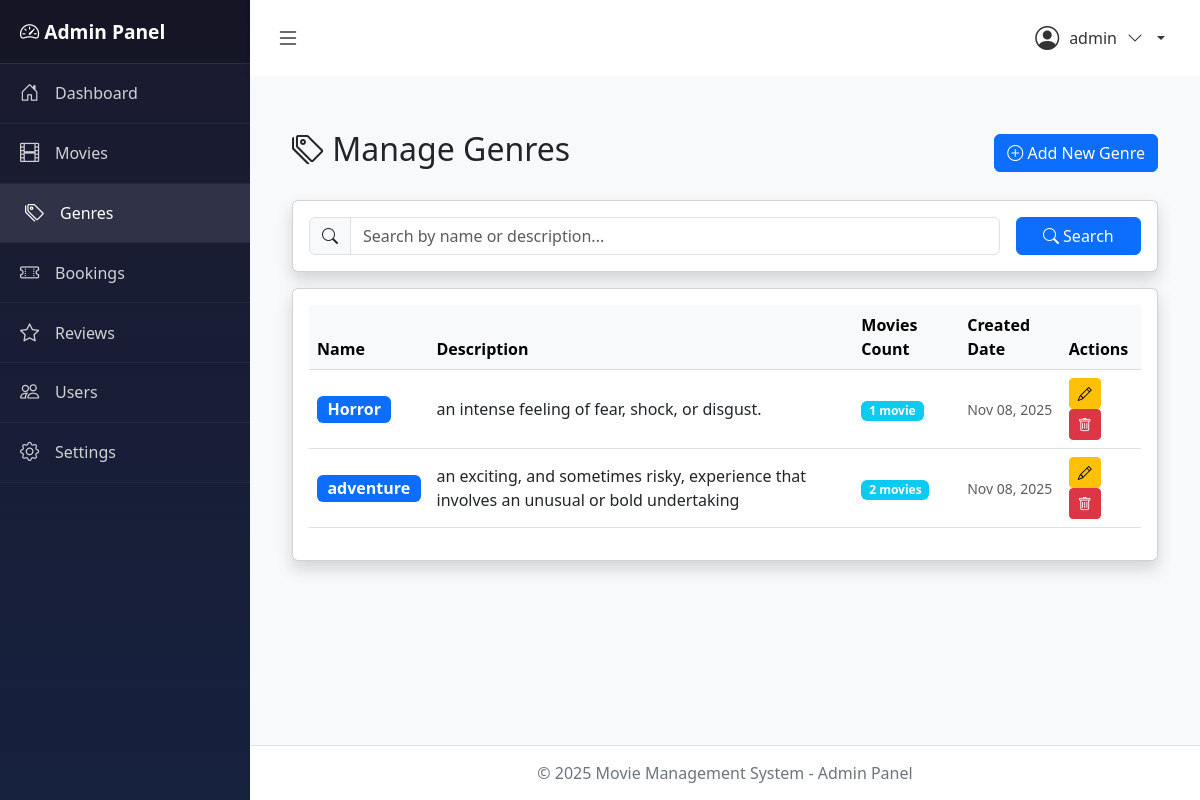
Page /dashboard/genres/ (signed in) on the earlier database version.
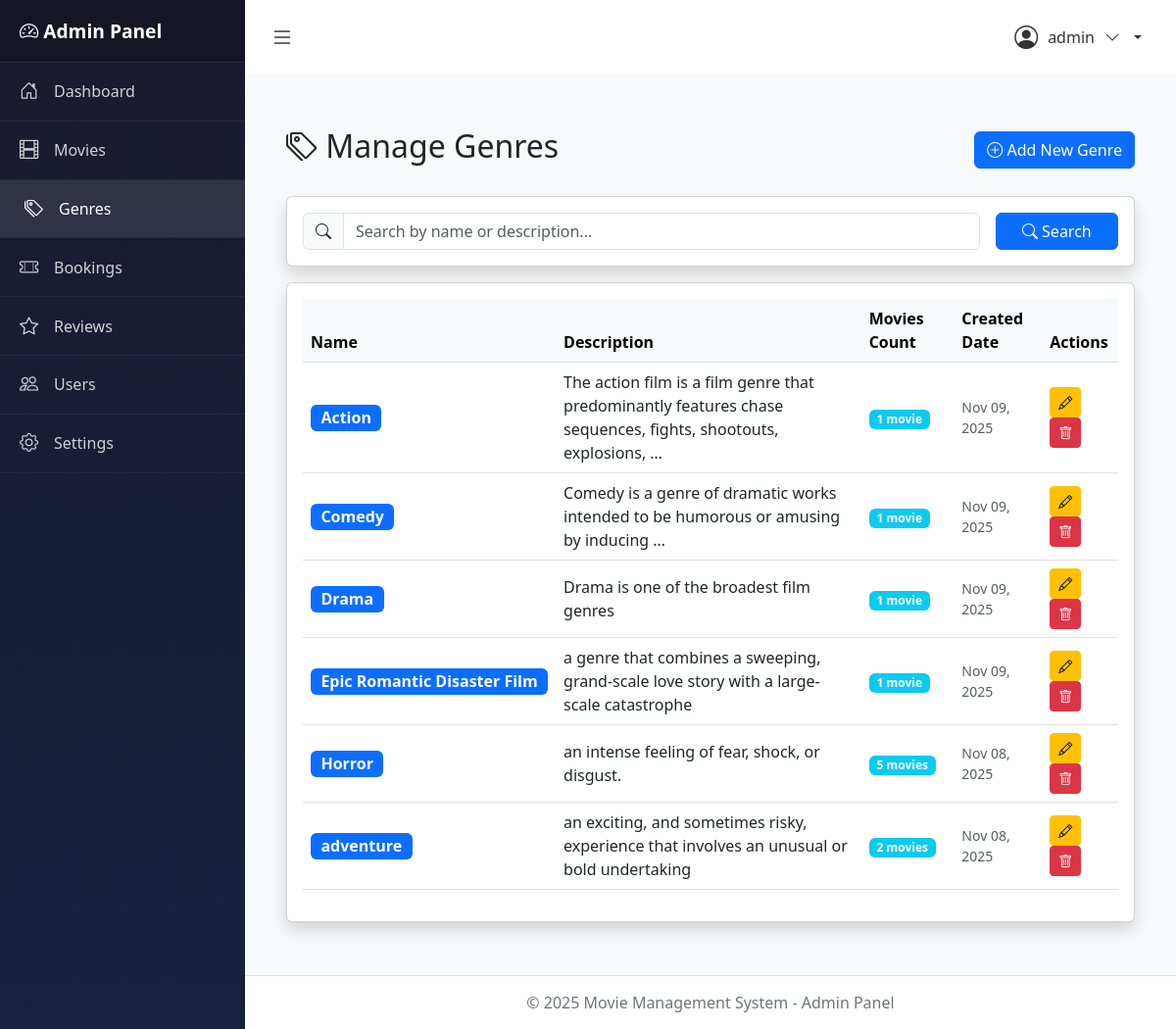
Same page on the later database version.
### movies/models.py (models this page shows, shortened)
class Genre(models.Model):
    name = models.CharField(max_length=50, unique=True)
    description = models.TextField(blank=True, null=True)
    created_at = models.DateTimeField(auto_now_add=True)
    updated_at = models.DateTimeField(auto_now=True)
    class Meta:
        db_table = 'genres'
        verbose_name = 'Genre'
        verbose_name_plural = 'Genres'
        ordering = ['name']

### movies/views.py (the view)
# urls.py: path('dashboard/genres/', views.manage_genres, name='manage_genres'),
@login_required
def manage_genres(request):
    if not request.user.is_admin():
        messages.error(request, 'Access denied! Admin only.')
        return redirect('home')
    genres = Genre.objects.all().order_by('name')
    search_query = request.GET.get('search', '')
    if search_query:
        genres = genres.filter(
            Q(name__icontains=search_query) |
            Q(description__icontains=search_query)
        )
    context = {
        'genres': genres,
        'search_query': search_query,
    }
    return render(request, 'Admin/manage_genres.html', context)

### accounts/models.py (called while the page is built)
    def is_admin(self):
        return self.role == 'admin'

### movies/context_processors.py (called while the page is built)
def site_settings(request):
    settings = SiteSetting.get_settings()
    return {
        'site_settings': settings,
    }

### movies/models.py (called while the page is built)
    @classmethod
    def get_settings(cls):
        settings, created = cls.objects.get_or_create(id=1)
        return settings

### movies/templates/Admin/manage_genres.html (shortened to what this page needs)
{% extends 'Admin/base_admin.html' %}
{% block content %}
<div class="container-fluid my-4">
    <div class="d-flex justify-content-between align-items-center mb-4">
        <h2><i class="bi bi-tags"></i> Manage Genres</h2>
        <button type="button" class="btn btn-primary" data-bs-toggle="modal" data-bs-target="#addGenreModal">
            <i class="bi bi-plus-circle"></i> Add New Genre
        </button>
    </div>
    <div class="card shadow mb-3">
        <div class="card-body">
            <form method="get" class="row g-3">
                <div class="col-md-10">
                    <div class="input-group">
                        <span class="input-group-text"><i class="bi bi-search"></i></span>
                        <input type="text" name="search" class="form-control" placeholder="Search by name or description..." value="{{ search_query }}">
                    </div>
                </div>
                <div class="col-md-2">
                    <button type="submit" class="btn btn-primary w-100">
                        <i class="bi bi-search"></i> Search
                    </button>
                </div>
            </form>
        </div>
    </div>
    <div class="card shadow">
        <div class="card-body">
            <div class="table-responsive">
                <table class="table table-hover align-middle">
                    <thead class="table-light">
                        <tr>
                            <th>Name</th>
                            <th>Description</th>
                            <th>Movies Count</th>
                            <th>Created Date</th>
                            <th>Actions</th>
                        </tr>
                    </thead>
                    <tbody>
                        {% for genre in genres %}
                        <tr>
                            <td>
                                <span class="badge bg-primary fs-6">{{ genre.name }}</span>
                            </td>
                            <td>{{ genre.description|truncatewords:15|default:"No description" }}</td>
                            <td>
                                <span class="badge bg-info">{{ genre.movies.count }} movie{{ genre.movies.count|pluralize }}</span>
                            </td>
                            <td class="text-muted small">{{ genre.created_at|date:"M d, Y" }}</td>
                            <td>
                                <button type="button" class="btn btn-sm btn-warning" data-bs-toggle="modal" data-bs-target="#editGenreModal{{ genre.id }}" title="Edit">
                                    <i class="bi bi-pencil"></i>
                                </button>
                                <a href="{% url 'delete_genre' genre.id %}" class="btn btn-sm btn-danger" onclick="return confirm('Are you sure you want to delete this genre?')" title="Delete">
                                    <i class="bi bi-trash"></i>
                                </a>
                            </td>
                        </tr>
                        {% endfor %}
                    </tbody>
                </table>
            </div>
        </div>
    </div>
</div>
{% endblock %}

Differences in the rows shown:
added Genre: name "Action", description "The action film is a film genre that predominantly features chase sequences, fights, shootouts, explosions, …", movies.count "1", created_at "Nov 09, 2025"
added Genre: name "Comedy", description "Comedy is a genre of dramatic works intended to be humorous or amusing by inducing …", movies.count "1", created_at "Nov 09, 2025"
added Genre: name "Drama", description "Drama is one of the broadest film genres", movies.count "1", created_at "Nov 09, 2025"
added Genre: name "Epic Romantic Disaster Film", description "a genre that combines a sweeping, grand-scale love story with a large-scale catastrophe", movies.count "1", created_at "Nov 09, 2025"
computed for Genre "Horror": movies.count "1" → "5"
